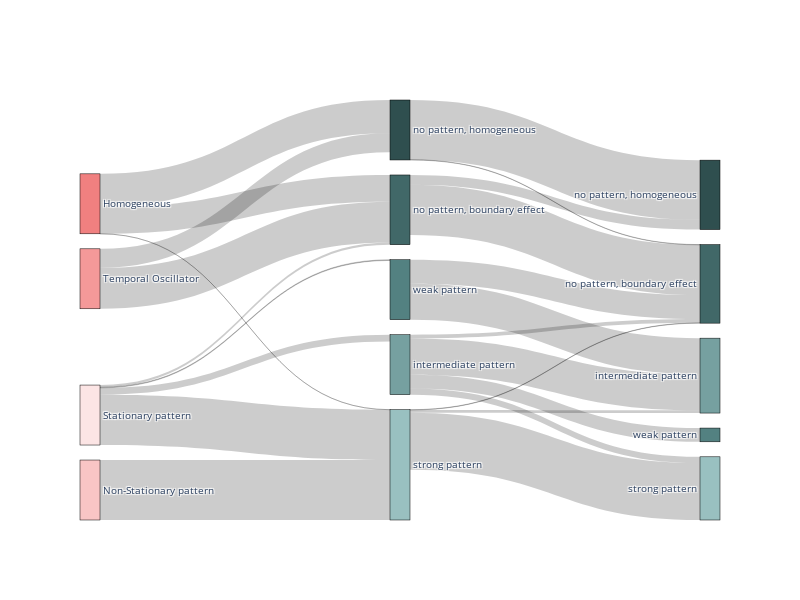

Notebook code for this chart:
### Code cell
import plotly.graph_objects as go
import plotly.io as pio
# pio.renderers.default = "orca"
# Merge the data from the two Sankey diagrams


df1 = patternclass_nogrowth_openboundary_cf
df2 = patternclass_openboundary_edgegrowth2_cf
labels1 = list(df1.index)
columns1 = list(df1.columns)

labels2 = list(df2.index)
columns2 = list(df2.columns)

node_labels = labels1 + labels2 + columns1 + columns2


# Prepare data for the merged Sankey diagram
link_source = []
link_target = []
link_value = []

source = []
target = []
value = []




# Populate source, target, and value from df1
for i, idx in enumerate(df1.index):
    for j, col in enumerate(df1.columns):
        source.append(i)
        target.append(len(df1.index) + j)
        value.append(df1.at[idx, col])

# Populate source, target, and value from df2
for i, idx in enumerate(df1.columns):
    for j, col in enumerate(df2.columns):
        source.append(len(df1.index) + i)
        target.append(len(df1.index) + len(df1.columns) + j)
        value.append(df2.at[idx, col])

        
# Create the merged Plotly Sankey Diagram
fig = go.Figure(data=[go.Sankey(
    node=dict(
        pad=15,
        thickness=20,
        line=dict(color="black", width=0.5),
        label=node_labels,
        color = node_colors
    ),
    link=dict(
        source=source,
        target=target,
        value=value,
        # color = link_colors
    )
)])

# Customize the plot layout
fig.update_layout(
    # title_text="No growth vs. Open boundary vs. Growth",
    font_size=10,
    width=800,
    height=600,
)


# Show the plot
fig.show()
pio.write_image(fig, 'sankey_diagram.png')

### Figure 1 — Plotly figure (JSON) as saved in the notebook; plotly's stock layout.template omitted (floating-point values rounded to 4 significant figures)
{"data": [{"link": {"source": [0, 0, 0, 0, 0, 1, 1, 1, 1, 1, 2, 2, 2, 2, 2, 3, 3, 3, 3, 3, 4, 4, 4, 4, 4, 5, 5, 5, 5, 5, 6, 6, 6, 6, 6, 7, 7, 7, 7, 7, 8, 8, 8, 8, 8], "target": [4, 5, 6, 7, 8, 4, 5, 6, 7, 8, 4, 5, 6, 7, 8, 4, 5, 6, 7, 8, 9, 10, 11, 12, 13, 9, 10, 11, 12, 13, 9, 10, 11, 12, 13, 9, 10, 11, 12, 13, 9, 10, 11, 12, 13], "value": [55.45, 44.52, 0, 0, 0.0249, 31.75, 68.25, 0, 0, 0, 0, 0, 0, 0, 100, 0, 3.546, 1.182, 11.35, 83.92, 99.51, 0.4895, 0, 0, 0, 16.31, 83.69, 0, 0, 0, 0, 40, 0, 60, 0, 0, 6.25, 22.92, 60.42, 10.42, 0, 0.5602, 0, 4.482, 94.96]}, "node": {"color": ["#F08080", "#F49999", "#F9C5C5", "#FCE5E5", "#2F4F4F", "#416868", "#538181", "#76A0A0", "#99C0C0", "#2F4F4F", "#416868", "#538181", "#76A0A0", "#99C0C0"], "label": ["Homogeneous", "Temporal Oscillator", "Non-Stationary pattern", "Stationary pattern", "no pattern, homogeneous", "no pattern, boundary effect", "weak pattern", "intermediate pattern", "strong pattern", "no pattern, homogeneous", "no pattern, boundary effect", "weak pattern", "intermediate pattern", "strong pattern", "no pattern, homogeneous", "no pattern, boundary effect", "weak pattern", "intermediate pattern", "strong pattern"], "line": {"color": "black", "width": 0.5}, "pad": 15, "thickness": 20}, "type": "sankey"}], "layout": {"font": {"size": 10}, "height": 600, "width": 800}}
